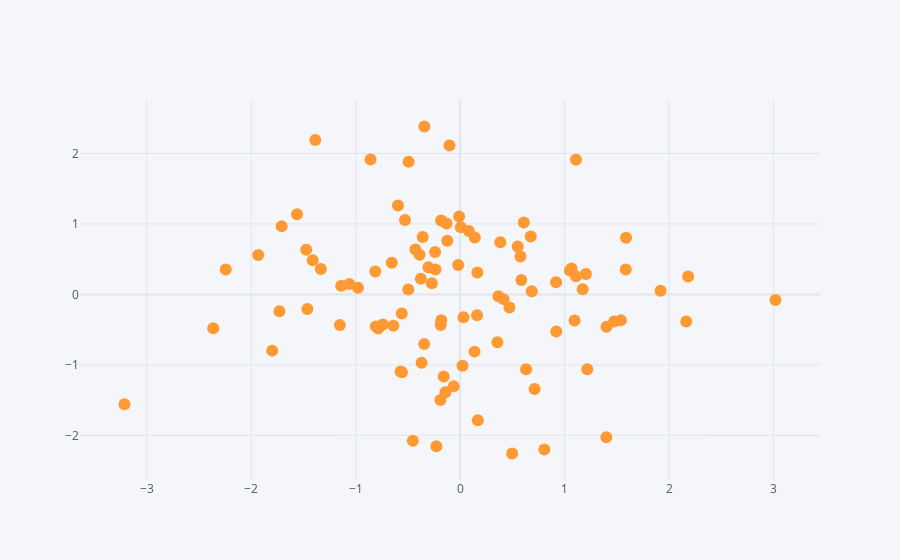

Notebook code cell kept with this figure:
### Code cell
#scatter plot
# for scatter we need to specify axis

df.iplot(kind = 'scatter', x = 'A', y='B', mode = 'markers')
